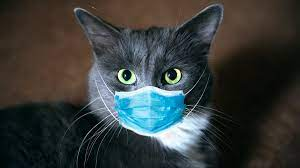
#> input picture cat_with_mask.jpeg, 300 x 168 px
$ jupyter execute --allow-errors histogram_equalization.ipynb   (shell and % lines are left out)
#> lines starting #> are read from the running program, lines starting #| are printed output that depends on the picture
[cell 1]
import cv2
import numpy as np
import matplotlib.pyplot as plt


def find_hist_of_img(img):
    img_hist = np.zeros((256,))
    img_size =img.shape[0]*img.shape[1]
    for i in img.flatten():
        img_hist[i] += 1
    return img_hist

image = cv2.imread("cat_with_mask.jpeg")
#> image is the input picture: shape (168, 300, 3); mean B, G, R 59, 60.2, 56
image = cv2.cvtColor(image, cv2.COLOR_BGR2GRAY)
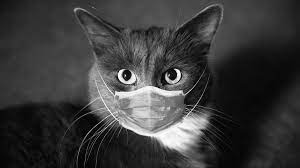
#> image: shape (168, 300); min 0, max 255, mean 58.8

plt.imshow(image)


#for i in range(256):
#    img_hist[i] = np.count_nonzero(image==i)

[cell 2]
img_hist = find_hist_of_img(image)
#> the loop in find_hist_of_img, `for i in img.flatten():` made 50400 passes
#> i on passes 1 to 3: 15, 16, 16
#> after the loop in find_hist_of_img, `for i in img.flatten():`: img_hist = 256 values, max 1245 at index 11, min 1 at index 0, mean 196.9
plt.plot(img_hist)
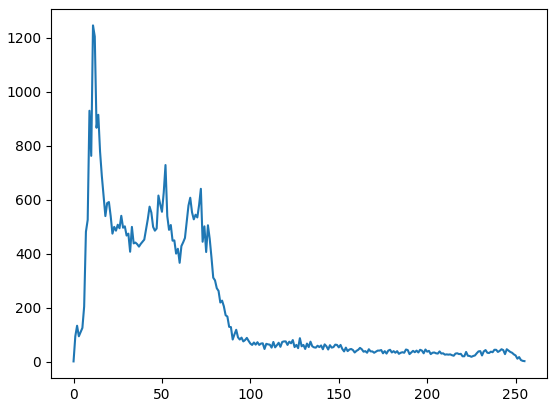
#> figure drawn by matplotlib, 1 panel; curve peaks at x = 11, y = 1245

[cell 3]
hist_sum = np.cumsum(img_hist)
#> hist_sum = 256 values from 1 to 50400
plt.plot(hist_sum)
#> (the rest of this cell did not finish here and is left out)

[cell 4]
hist_image = image.copy()
#> (the rest of this cell did not finish here and is left out)

[cell 5]
plt.plot(find_hist_of_img(hist_image))
#> the loop in find_hist_of_img (call 2), `for i in img.flatten():` made 50400 passes
